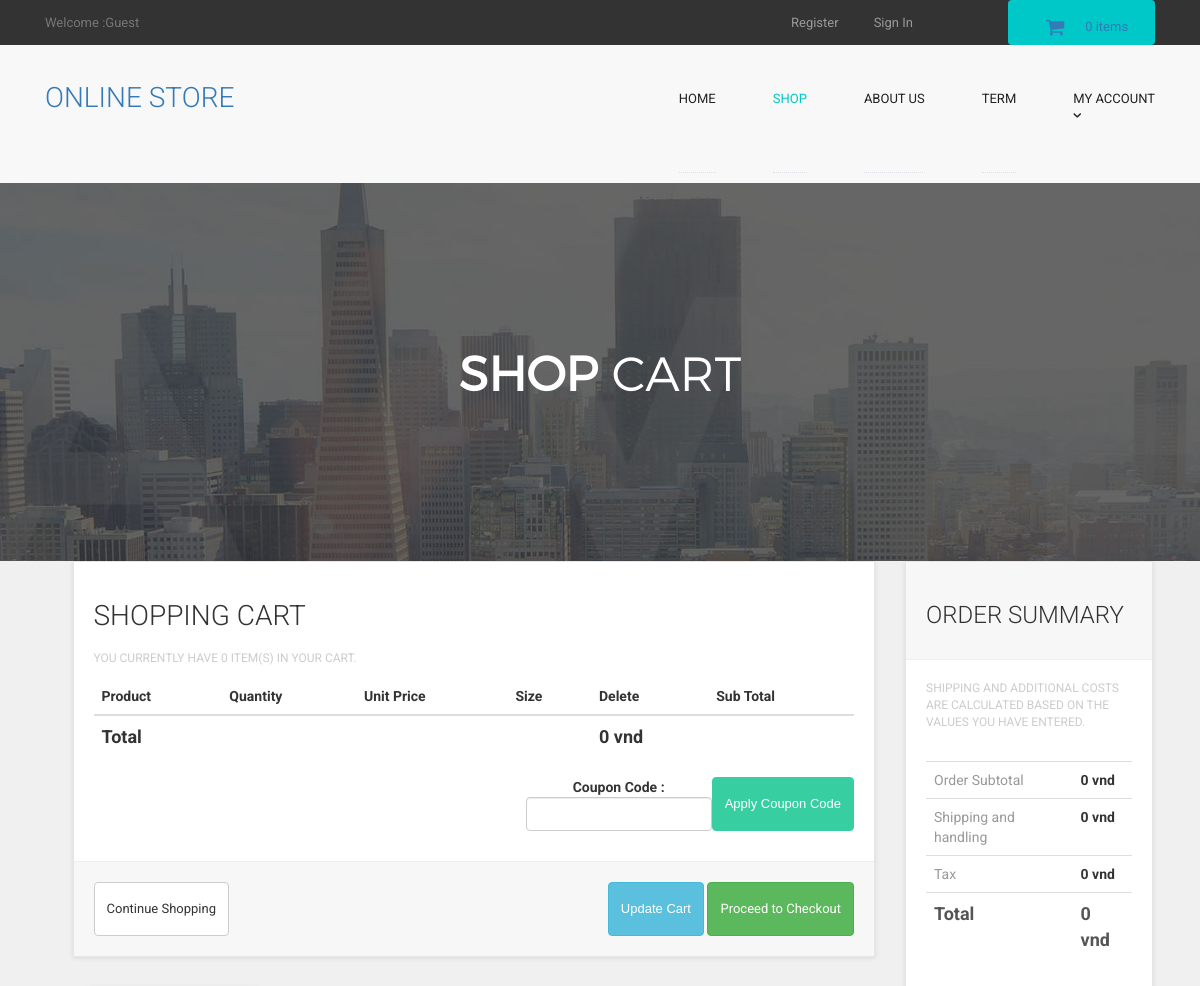
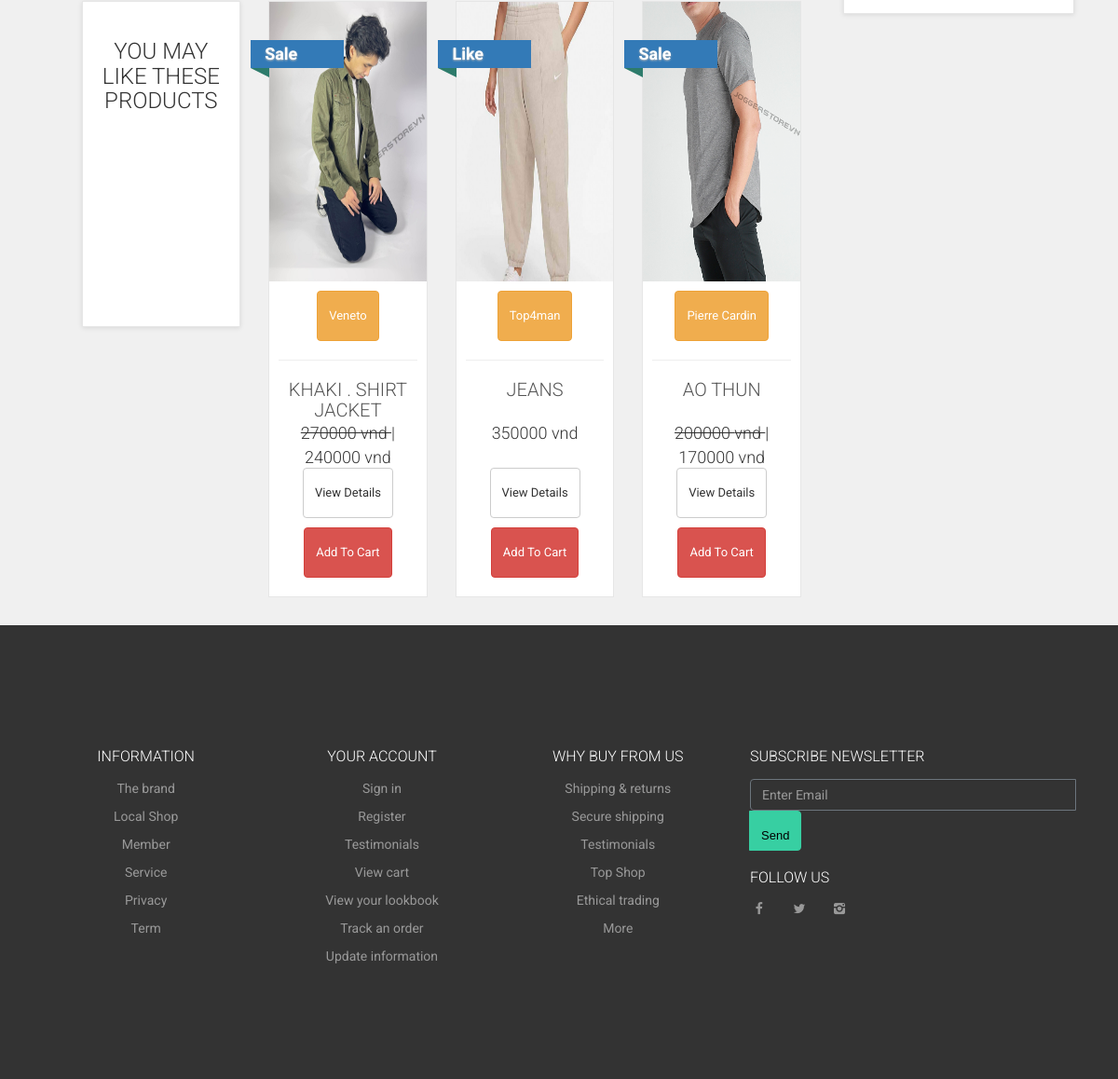
The app's page /cart.php with its own data (2 pictures, top to bottom).
### tables this page shows
CREATE TABLE `products` (
  `product_id` int(10) NOT NULL,
  `p_cat_id` int(10) NOT NULL,
  `cat_id` int(10) NOT NULL,
  `manufacturer_id` int(10) NOT NULL,
  `date` timestamp NOT NULL DEFAULT current_timestamp() ON UPDATE current_timestamp(),
  `product_title` text NOT NULL,
  `product_url` text NOT NULL,
  `product_img1` text NOT NULL,
  `product_img2` text NOT NULL,
  `product_img3` text NOT NULL,
  `product_price` int(10) NOT NULL,
  `product_psp_price` int(100) NOT NULL,
  `product_desc` text NOT NULL,
  `product_features` text NOT NULL,
  `product_video` text NOT NULL,
  `product_keywords` text NOT NULL,
  `product_label` text NOT NULL,
  `status` varchar(255) NOT NULL
);

CREATE TABLE `manufacturers` (
  `manufacturer_id` int(10) NOT NULL,
  `manufacturer_title` text NOT NULL,
  `manufacturer_top` text NOT NULL,
  `manufacturer_image` text NOT NULL
);

### cart.php (the view, shortened to what this page needs)
<?php
include("includes/db.php");
include("includes/header.php");
include("functions/functions.php");
include("includes/main.php");
?>
<main>
    <div class="nero">
        <div class="nero__heading">
            <span class="nero__bold">SHOP</span> Cart
        </div>
    </div>
</main>
<div id="content">
    <div class="container">
        <div class="col-md-9" id="cart">
            <div class="box">
                <form action="cart.php" method="post" enctype="multipart-form-data">
                    <h1> Shopping Cart </h1>
                    <?php
$ip_add = getRealUserIp();
$select_cart = "select * from cart where ip_add='$ip_add'";
$run_cart = mysqli_query($con,$select_cart);
$count = mysqli_num_rows($run_cart);
?>
                    <p class="text-muted"> You currently have <?php echo $count; ?> item(s) in your cart. </p>
                    <div class="table-responsive">
                        <table class="table">
                            <thead>
                                <tr>
                                    <th colspan="2">Product</th>
                                    <th>Quantity</th>
                                    <th>Unit Price</th>
                                    <th>Size</th>
                                    <th colspan="1">Delete</th>
                                    <th colspan="2"> Sub Total </th>
                                </tr>
                            </thead>
                                <?php
$total = 0;
?>
                            <tfoot>
                                <tr>
                                    <th colspan="5"> Total </th>
                                    <th colspan="2"> <?php echo $total; ?> vnd </th>
                                </tr>
                            </tfoot>
                        </table>
                        <div class="form-inline pull-right">
                            <div class="form-group">
                                <label>Coupon Code : </label>
                                <input type="text" name="code" class="form-control">
                            </div>
                            <input class="btn btn-primary" type="submit" name="apply_coupon" value="Apply Coupon Code">
                        </div>
                    </div>
                    <div class="box-footer">
                        <div class="pull-left">
                            <a href="index.php" class="btn btn-default">
                                <i class="fa fa-chevron-left"></i> Continue Shopping
                            </a>
                        </div>
                        <div class="pull-right">
                            <button class="btn btn-info" type="submit" name="update" value="Update Cart">
                                <i class="fa fa-refresh"></i> Update Cart
                            </button>
                            <a href="checkout.php" class="btn btn-success">
                                Proceed to Checkout <i class="fa fa-chevron-right"></i>
                            </a>
                        </div>
                    </div>
                </form>
            </div>
            <div id="row same-height-row">
                <div class="col-md-3 col-sm-6">
                    <div class="box same-height headline">
                        <h3 class="text-center"> You may like these Products </h3>
                    </div>
                </div>
                <?php
$get_products = "select * from products order by rand() LIMIT 0,3";
$run_products = mysqli_query($con,$get_products);
while($row_products=mysqli_fetch_array($run_products)){
$pro_title = $row_products['product_title'];
$pro_price = $row_products['product_price'];
$pro_img1 = $row_products['product_img1'];
$pro_label = $row_products['product_label'];
$manufacturer_id = $row_products['manufacturer_id'];
$get_manufacturer = "select * from manufacturers where manufacturer_id='$manufacturer_id'";
$run_manufacturer = mysqli_query($db,$get_manufacturer);
$row_manufacturer = mysqli_fetch_array($run_manufacturer);
$manufacturer_name = $row_manufacturer['manufacturer_title'];
$pro_psp_price = $row_products['product_psp_price'];
$pro_url = $row_products['product_url'];
if($pro_label == "Sale" or $pro_label == "Gift"){
$product_price = "<del> $pro_price vnd </del>";
$product_psp_price = "| $pro_psp_price vnd";
}
else{
$product_psp_price = "";
$product_price = "$pro_price vnd";
}
if($pro_label == ""){
}
else{
$product_label = "
<a class='label sale' href='#' style='color:black;'>
<div class='thelabel'>$pro_label</div>
<div class='label-background'> </div>
</a>
";
}
echo "
<div class='col-md-3 col-sm-6 center-responsive' >
<div class='product' >
<a href='$pro_url' >
<img src='admin_area/product_images/$pro_img1' class='img-responsive' style='height:300px; weight:auto' >
</a>
<div class='text' >
<center>
<p class='btn btn-warning'> $manufacturer_name </p>
</center>
<hr>
<h3><a href='$pro_url' >$pro_title</a></h3>
<p class='price' > $product_price $product_psp_price </p>
<p class='buttons' >
<a href='$pro_url' class='btn btn-default' >View Details</a>
<a href='$pro_url' class='btn btn-danger'>
<i class='fa fa-shopping-cart'></i> Add To Cart
</a>
</p>
</div>
$product_label
</div>
</div>
";
}
?>
            </div>
        </div>
        <div class="col-md-3">
            <div class="box" id="order-summary">
                <div class="box-header">
                    <h3>Order Summary</h3>
                </div>
                <p class="text-muted">
                    Shipping and additional costs are calculated based on the values you have entered.
                </p>
                <div class="table-responsive">
                    <table class="table">
                        <tbody>
                            <tr>
                                <td> Order Subtotal </td>
                                <th> <?php echo $total; ?> vnd </th>
                            </tr>
                            <tr>
                                <td> Shipping and handling </td>
                                <th>0 vnd</th>
                            </tr>
                            <tr>
                                <td>Tax</td>
                                <th>0 vnd</th>
                            </tr>
                            <tr class="total">
                                <td>Total</td>
                                <th><?php echo $total; ?> vnd</th>
                            </tr>
                        </tbody>
                    </table>
                </div>
            </div>
        </div>
    </div>
</div>
<?php
include("includes/footer.php");
?>
</body>
</html>

### records on screen
products: product_img1 (picture), manufacturer.manufacturer_title "Veneto", product_title "KHAKI . SHIRT JACKET", product_price "270000", product_psp_price "| 240000 vnd", product_label "Sale"
products: product_img1 (picture), manufacturer.manufacturer_title "Top4man", product_title "JEANS", product_price "350000 vnd", product_label "Like"
products: product_img1 (picture), manufacturer.manufacturer_title "Pierre Cardin", product_title "AO THUN", product_price "200000", product_psp_price "| 170000 vnd", product_label "Sale"

### other values on screen
$count_items "0"
$count "0"
$total "0"
